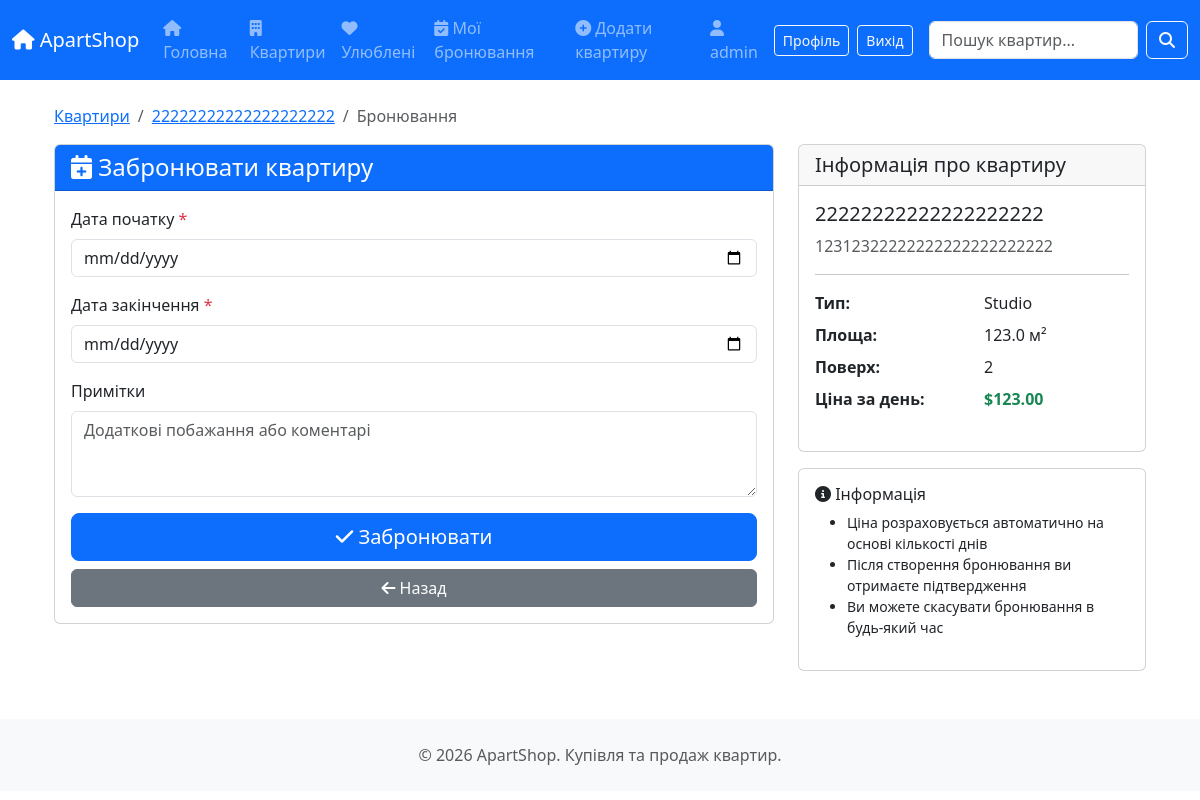
/apartments/12/book/ (signed in), run on the app's committed database.
### apartments/models.py (models this page shows, shortened)
class Apartment(models.Model):
    TYPE_CHOICES = [
        ('ST', 'Studio'),
        ('1B', '1 Bedroom'),
        ('2B', '2 Bedrooms'),
        ('3B', '3 Bedrooms'),
        ('PH', 'Penthouse'),
    ]
    title = models.CharField(
        max_length=200,
        verbose_name='Назва',
        help_text='Назва/заголовок квартири'
    )
    description = models.TextField(
        verbose_name='Опис',
        help_text='Детальний опис квартири'
    )
    apartment_type = models.CharField(
        max_length=2,
        choices=TYPE_CHOICES,
        verbose_name='Тип квартири'
    )
    price = models.DecimalField(
        max_digits=10,
        decimal_places=2,
        validators=[MinValueValidator(0.01), MaxValueValidator(10000000)],
        verbose_name='Ціна ($)',
        help_text='Ціна в доларах'
    )
    square_meters = models.FloatField(
        validators=[MinValueValidator(10), MaxValueValidator(1000)],
        verbose_name='Площа (м²)',
        help_text='Площа квартири в квадратних метрах'
    )
    floor = models.IntegerField(
        validators=[MinValueValidator(1), MaxValueValidator(100)],
        verbose_name='Поверх',
        help_text='Поверх будинку'
    )
    address = models.CharField(
        max_length=255,
        verbose_name='Адреса',
        help_text='Повна адреса квартири'
    )
    image = models.ImageField(
        upload_to='apartments/',
        verbose_name='Фото',
        help_text='Фото квартири',
        blank=True,
        null=True
    )
    is_available = models.BooleanField(
        default=True,
        verbose_name='Доступна',
        help_text='Чи вільна квартира для продажу'
    )
    created_at = models.DateTimeField(
        auto_now_add=True,
        verbose_name='Дата створення'
    )
    updated_at = models.DateTimeField(
        auto_now=True,
        verbose_name='Дата оновлення'
    )
    class Meta:
        verbose_name = 'Квартира'
        verbose_name_plural = 'Квартири'
        ordering = ['-created_at']

### apartments/views.py (the view)
# urls.py: path('<int:pk>/book/', views.booking_create, name='booking_create'),
@login_required
def booking_create(request, pk):
    apartment = get_object_or_404(Apartment, pk=pk)
    if not apartment.is_available:
        messages.error(request, 'Ця квартира недоступна для бронювання')
        return redirect('apartment_detail', pk=pk)
    if request.method == 'POST':
        form = BookingForm(request.POST)
        if form.is_valid():
            booking = form.save(commit=False)
            booking.apartment = apartment
            booking.user = request.user
            days = (booking.end_date - booking.start_date).days
            booking.total_price = apartment.price * days
            booking.save()
            messages.success(request, f'Бронювання успішно створено! Загальна вартість: ${booking.total_price}')
            return redirect('booking_detail', pk=booking.pk)
        else:
            messages.error(request, 'Будь ласка, виправте помилки у формі.')
    else:
        form = BookingForm()
    return render(request, 'apartments/booking_form.html', {
        'form': form,
        'apartment': apartment
    })

### apartments/forms.py (shortened to what this page needs)
class BookingForm(forms.ModelForm):
    class Meta:
        model = Booking
        fields = ['start_date', 'end_date', 'notes']
        widgets = {
            'start_date': forms.DateInput(attrs={
                'class': 'form-control',
                'type': 'date'
            }),
            'end_date': forms.DateInput(attrs={
                'class': 'form-control',
                'type': 'date'
            }),
            'notes': forms.Textarea(attrs={
                'class': 'form-control',
                'placeholder': 'Додаткові побажання або коментарі',
                'rows': 3
            })
        }
        labels = {
            'start_date': 'Дата початку',
            'end_date': 'Дата закінчення',
            'notes': 'Примітки'
        }

### apartments/context_processors.py (called while the page is built)
def favorites_context(request):
    favorite_ids = request.session.get(FAVORITE_APARTMENTS_KEY, [])
    return {
        'favorites_count': len(favorite_ids),
        'favorite_ids': favorite_ids,
    }

### apartments/templates/apartments/booking_form.html (shortened to what this page needs)
{% extends "layout.html" %}
{% block content %}
<div class="container my-4">
    <nav aria-label="breadcrumb">
        <ol class="breadcrumb">
            <li class="breadcrumb-item"><a href="{% url 'apartment_list' %}">Квартири</a></li>
            <li class="breadcrumb-item"><a href="{% url 'apartment_detail' apartment.pk %}">{{ apartment.title }}</a></li>
            <li class="breadcrumb-item active">Бронювання</li>
        </ol>
    </nav>
    <div class="row">
        <div class="col-md-8">
            <div class="card">
                <div class="card-header bg-primary text-white">
                    <h4 class="mb-0"><i class="fas fa-calendar-plus"></i> Забронювати квартиру</h4>
                </div>
                <div class="card-body">
                    <form method="post">
                        <div class="mb-3">
                            <label for="{{ form.start_date.id_for_label }}" class="form-label">
                                {{ form.start_date.label }} <span class="text-danger">*</span>
                            </label>
                            {{ form.start_date }}
                        </div>
                        <div class="mb-3">
                            <label for="{{ form.end_date.id_for_label }}" class="form-label">
                                {{ form.end_date.label }} <span class="text-danger">*</span>
                            </label>
                            {{ form.end_date }}
                        </div>
                        <div class="mb-3">
                            <label for="{{ form.notes.id_for_label }}" class="form-label">
                                {{ form.notes.label }}
                            </label>
                            {{ form.notes }}
                        </div>
                        <div class="d-grid gap-2">
                            <button type="submit" class="btn btn-primary btn-lg">
                                <i class="fas fa-check"></i> Забронювати
                            </button>
                            <a href="{% url 'apartment_detail' apartment.pk %}" class="btn btn-secondary">
                                <i class="fas fa-arrow-left"></i> Назад
                            </a>
                        </div>
                    </form>
                </div>
            </div>
        </div>
        <div class="col-md-4">
            <div class="card">
                <div class="card-header">
                    <h5 class="mb-0">Інформація про квартиру</h5>
                </div>
                <div class="card-body">
                    <h5>{{ apartment.title }}</h5>
                    <p class="text-muted">{{ apartment.address }}</p>
                    <hr>
                    <dl class="row">
                        <dt class="col-6">Тип:</dt>
                        <dd class="col-6">{{ apartment.get_apartment_type_display }}</dd>
                        <dt class="col-6">Площа:</dt>
                        <dd class="col-6">{{ apartment.square_meters }} м²</dd>
                        <dt class="col-6">Поверх:</dt>
                        <dd class="col-6">{{ apartment.floor }}</dd>
                        <dt class="col-6">Ціна за день:</dt>
                        <dd class="col-6"><strong class="text-success">${{ apartment.price }}</strong></dd>
                    </dl>
                </div>
            </div>
            <div class="card mt-3">
                <div class="card-body">
                    <h6><i class="fas fa-info-circle"></i> Інформація</h6>
                    <ul class="small">
                        <li>Ціна розраховується автоматично на основі кількості днів</li>
                        <li>Після створення бронювання ви отримаєте підтвердження</li>
                        <li>Ви можете скасувати бронювання в будь-який час</li>
                    </ul>
                </div>
            </div>
        </div>
    </div>
</div>
{% endblock %}

### apartments/templates/layout.html (shortened to what this page needs)
<!DOCTYPE html>
<html lang="uk">
  <head>
    <link
      href="https://cdn.jsdelivr.net/npm/bootstrap@5.3.8/dist/css/bootstrap.min.css"
      rel="stylesheet"
    />
  </head>
  <body>
    <nav class="navbar navbar-expand-lg navbar-dark bg-primary">
      <div class="container-fluid">
        <a class="navbar-brand" href="/">
          <i class="fas fa-home"></i> ApartShop
        </a>
        <div class="collapse navbar-collapse" id="navbarSupportedContent">
          <ul class="navbar-nav me-auto mb-2 mb-lg-0">
            <li class="nav-item">
              <a class="nav-link" href="/">
                <i class="fas fa-home"></i> Головна
              </a>
            </li>
            {% if user.is_staff %}
              <li class="nav-item">
                <a class="nav-link" href="{% url 'apartment_list' %}">
                  <i class="fas fa-building"></i> Квартири
                </a>
              </li>
            {% endif %}
            <li class="nav-item">
              <a class="nav-link" href="{% url 'favorites_list' %}">
                <i class="fas fa-heart"></i> Улюблені
              </a>
            </li>
            {% if user.is_authenticated %}
              <li class="nav-item">
                <a class="nav-link" href="{% url 'booking_list' %}">
                  <i class="fas fa-calendar-check"></i> Мої бронювання
                </a>
              </li>
            {% endif %}
            {% if user.is_staff %}
              <li class="nav-item">
                <a class="nav-link" href="{% url 'apartment_create' %}">
                  <i class="fas fa-plus-circle"></i> Додати квартиру
                </a>
              </li>
            {% endif %}
          </ul>
          <div class="d-flex align-items-center">
            {% if user.is_authenticated %}
              <span class="navbar-text me-3">
                <i class="fas fa-user"></i> {{ user.username }}
              </span>
              <a href="{% url 'profile' %}" class="btn btn-outline-light btn-sm me-2">
                Профіль
              </a>
              <a href="{% url 'logout' %}" class="btn btn-outline-light btn-sm">
                Вихід
              </a>
            {% endif %}
          </div>
          <form class="d-flex ms-3" role="search">
            <input
              class="form-control me-2"
              type="search"
              placeholder="Пошук квартир..."
              aria-label="Search"
            />
            <button class="btn btn-outline-light" type="submit">
              <i class="fas fa-search"></i>
            </button>
          </form>
        </div>
      </div>
    </nav>
    <div class="container">{% block content %} {% endblock %}</div>
    <footer class="mt-5 py-4 bg-light text-center">
      <div class="container">
        <p class="text-muted mb-0">
          &copy; 2026 ApartShop. Купівля та продаж квартир.
        </p>
      </div>
    </footer>
  </body>
</html>

### data on the page
Apartment: title "22222222222222222222", address "12312322222222222222222222", apartment_type "Studio", square_meters "123.0", floor "2", price "123.00"

### other printed values
{{ user.username }} "admin"
